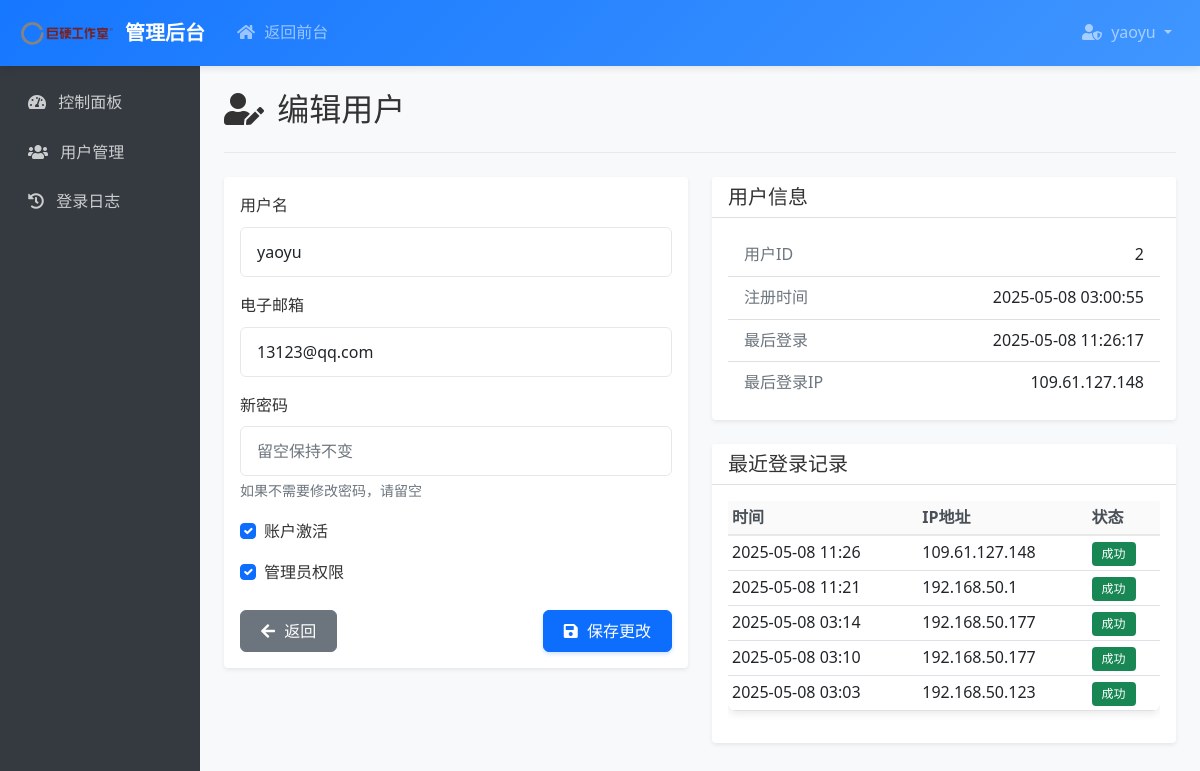
The page /admin/users/edit/2 (signed in) on the database its author committed.
### models.py (models this page shows, shortened)
class User(UserMixin, db.Model):
    id = db.Column(db.Integer, primary_key=True)
    username = db.Column(db.String(80), unique=True, nullable=False)
    email = db.Column(db.String(120), unique=True, nullable=False)
    password_hash = db.Column(db.String(128))
    created_at = db.Column(db.DateTime, default=get_beijing_time)
    is_active = db.Column(db.Boolean, default=True)
    is_admin = db.Column(db.Boolean, default=False)
    last_login_at = db.Column(db.DateTime, nullable=True)
    last_login_ip = db.Column(db.String(100), nullable=True)
    login_logs = db.relationship('LoginLog', backref='user', lazy='dynamic', cascade='all, delete-orphan')
    portfolios = db.relationship('UserPortfolio', backref='user', lazy='dynamic', cascade='all, delete-orphan')

class LoginLog(db.Model):
    id = db.Column(db.Integer, primary_key=True)
    user_id = db.Column(db.Integer, db.ForeignKey('user.id'), nullable=False)
    login_time = db.Column(db.DateTime, default=get_beijing_time)
    ip_address = db.Column(db.String(100))
    user_agent = db.Column(db.String(255))
    status = db.Column(db.String(20), default='success')  # success, failed

### app.py (the view, shortened to what this page needs)
@app.route('/admin/users/edit/<int:id>', methods=['GET', 'POST'])
@login_required
def admin_edit_user(id):
    if not current_user.is_admin:
        flash('您没有管理员权限', 'danger')
        return redirect(url_for('dashboard'))
    session['from_admin'] = True
    user = User.query.get_or_404(id)
    return render_template('admin/edit_user.html', user=user, LoginLog=LoginLog)

### app.py (called while the page is built)
@login_manager.user_loader
def load_user(user_id):
    return User.query.get(int(user_id))

### templates/admin/edit_user.html
{% extends "admin/base.html" %}
{% block content %}
<div class="admin-title">
    <h2><i class="fas fa-user-edit"></i> 编辑用户</h2>
</div>
<div class="row">
    <div class="col-md-8 col-lg-6">
        <div class="card shadow-sm">
            <div class="card-body">
                <form method="POST" action="{{ url_for('admin_edit_user', id=user.id) }}">
                    <div class="mb-3">
                        <label for="username" class="form-label">用户名</label>
                        <input type="text" class="form-control" id="username" name="username" value="{{ user.username }}" required>
                    </div>
                    <div class="mb-3">
                        <label for="email" class="form-label">电子邮箱</label>
                        <input type="email" class="form-control" id="email" name="email" value="{{ user.email }}" required>
                    </div>
                    <div class="mb-3">
                        <label for="new_password" class="form-label">新密码</label>
                        <input type="password" class="form-control" id="new_password" name="new_password" placeholder="留空保持不变">
                        <div class="form-text">如果不需要修改密码，请留空</div>
                    </div>
                    <div class="mb-3 form-check">
                        <input type="checkbox" class="form-check-input" id="is_active" name="is_active" {% if user.is_active %}checked{% endif %}>
                        <label class="form-check-label" for="is_active">账户激活</label>
                    </div>
                    <div class="mb-4 form-check">
                        <input type="checkbox" class="form-check-input" id="is_admin" name="is_admin" {% if user.is_admin %}checked{% endif %}>
                        <label class="form-check-label" for="is_admin">管理员权限</label>
                    </div>
                    <div class="d-flex justify-content-between">
                        <a href="{{ url_for('admin_users') }}" class="btn btn-secondary">
                            <i class="fas fa-arrow-left"></i> 返回
                        </a>
                        <button type="submit" class="btn btn-primary">
                            <i class="fas fa-save"></i> 保存更改
                        </button>
                    </div>
                </form>
            </div>
        </div>
    </div>
    <div class="col-md-4 col-lg-6">
        <div class="card shadow-sm mb-4">
            <div class="card-header bg-white">
                <h5 class="mb-0">用户信息</h5>
            </div>
            <div class="card-body">
                <ul class="list-group list-group-flush">
                    <li class="list-group-item d-flex justify-content-between">
                        <span class="text-muted">用户ID</span>
                        <span>{{ user.id }}</span>
                    </li>
                    <li class="list-group-item d-flex justify-content-between">
                        <span class="text-muted">注册时间</span>
                        <span>{{ user.created_at.strftime('%Y-%m-%d %H:%M:%S') }}</span>
                    </li>
                    <li class="list-group-item d-flex justify-content-between">
                        <span class="text-muted">最后登录</span>
                        <span>
                            {% if user.last_login_at %}
                            {{ user.last_login_at.strftime('%Y-%m-%d %H:%M:%S') }}
                            {% else %}
                            <span class="text-muted">从未登录</span>
                            {% endif %}
                        </span>
                    </li>
                    <li class="list-group-item d-flex justify-content-between">
                        <span class="text-muted">最后登录IP</span>
                        <span>{{ user.last_login_ip or '未知' }}</span>
                    </li>
                </ul>
            </div>
        </div>
        {% if user.login_logs.first() %}
        <div class="card shadow-sm">
            <div class="card-header bg-white">
                <h5 class="mb-0">最近登录记录</h5>
            </div>
            <div class="card-body">
                <div class="table-responsive">
                    <table class="table table-sm">
                        <thead>
                            <tr>
                                <th>时间</th>
                                <th>IP地址</th>
                                <th>状态</th>
                            </tr>
                        </thead>
                        <tbody>
                            {% for log in user.login_logs.order_by(LoginLog.login_time.desc()).limit(5).all() %}
                            <tr>
                                <td>{{ log.login_time.strftime('%Y-%m-%d %H:%M') }}</td>
                                <td>{{ log.ip_address }}</td>
                                <td>
                                    {% if log.status == 'success' %}
                                    <span class="badge bg-success">成功</span>
                                    {% else %}
                                    <span class="badge bg-danger">失败</span>
                                    {% endif %}
                                </td>
                            </tr>
                            {% endfor %}
                        </tbody>
                    </table>
                </div>
            </div>
        </div>
        {% endif %}
    </div>
</div>
{% endblock %}

### templates/admin/base.html (shortened to what this page needs)
<!DOCTYPE html>
<html lang="zh">
<head>
    <link href="https://cdn.jsdelivr.net/npm/bootstrap@5.1.3/dist/css/bootstrap.min.css" rel="stylesheet">
    <link href="https://cdn.jsdelivr.net/npm/@fortawesome/fontawesome-free@5.15.4/css/all.min.css" rel="stylesheet">
    <link href="{{ url_for('static', filename='css/style.css') }}" rel="stylesheet">
</head>
<body>
    <nav class="navbar navbar-expand-lg navbar-dark bg-primary">
        <div class="container-fluid">
            <a class="navbar-brand" href="{{ url_for('admin_dashboard') }}">
                <img src="{{ url_for('static', filename='images/logo.png') }}" alt="巨硬工作室" style="height: 40px;">
                <span>管理后台</span>
            </a>
            <div class="collapse navbar-collapse" id="navbarNav">
                <ul class="navbar-nav me-auto">
                    <li class="nav-item">
                        <a class="nav-link" href="{{ url_for('dashboard') }}">
                            <i class="fas fa-home"></i> 返回前台
                        </a>
                    </li>
                </ul>
                <ul class="navbar-nav">
                    <li class="nav-item dropdown">
                        <a class="nav-link dropdown-toggle" href="#" id="navbarDropdown" role="button" data-bs-toggle="dropdown">
                            <i class="fas fa-user-shield"></i> {{ current_user.username }}
                        </a>
                    </li>
                </ul>
            </div>
        </div>
    </nav>
    <div class="container-fluid">
        <div class="row">
            <div class="col-md-3 col-lg-2 admin-sidebar">
                <ul class="nav flex-column">
                    <li class="nav-item">
                        <a class="nav-link {% if request.endpoint == 'admin_dashboard' %}active{% endif %}" href="{{ url_for('admin_dashboard') }}">
                            <i class="fas fa-tachometer-alt"></i> 控制面板
                        </a>
                    </li>
                    <li class="nav-item">
                        <a class="nav-link {% if request.endpoint == 'admin_users' %}active{% endif %}" href="{{ url_for('admin_users') }}">
                            <i class="fas fa-users"></i> 用户管理
                        </a>
                    </li>
                    <li class="nav-item">
                        <a class="nav-link {% if request.endpoint == 'admin_login_logs' %}active{% endif %}" href="{{ url_for('admin_login_logs') }}">
                            <i class="fas fa-history"></i> 登录日志
                        </a>
                    </li>
                </ul>
            </div>
            <div class="col-md-9 col-lg-10 admin-content">
                {% block content %}{% endblock %}
            </div>
        </div>
    </div>
</body>
</html>

### static/css/style.css (style rules this page uses)
:root { --primary-color: #1677ff; --secondary-color: #4096ff; --success-color: #52c41a; --warning-color: #faad14; --danger-color: #ff4d4f; --text-color: #333; --text-secondary: #666; --border-color: #e8e8e8; --bg-color: #f5f5f5; --card-shadow: 0 2px 8px rgba(0, 0, 0, 0.1); --transition-speed: 0.3s; }
body { font-family: 'Segoe UI', Tahoma, Geneva, Verdana, sans-serif; background-color: #f8f9fa; color: var(--text-color); line-height: 1.6; }
.navbar { box-shadow: 0 2px 8px rgba(0, 0, 0, 0.1); background: linear-gradient(135deg, var(--primary-color), var(--secondary-color)) !important; }
.navbar-brand { font-weight: 600; font-size: 1.25rem; display: flex; align-items: center; }
.navbar-brand img { margin-right: 8px; transition: transform var(--transition-speed); }
.nav-link { font-weight: 500; padding: 0.5rem 1rem !important; transition: all var(--transition-speed); }
.card { transition: transform 0.3s ease, box-shadow 0.3s ease; border: none; }
.card-header { font-weight: 600; }
.btn { border-radius: 6px; font-weight: 500; padding: 0.5rem 1.25rem; transition: all var(--transition-speed); }
.btn-primary { background-color: #0d6efd; border-color: #0d6efd; box-shadow: 0 2px 4px rgba(13, 110, 253, 0.2); }
.form-control { border-radius: 6px; border: 1px solid var(--border-color); padding: 0.75rem 1rem; transition: all var(--transition-speed); }
.table { background: white; border-radius: 8px; overflow: hidden; box-shadow: var(--card-shadow); }
.table thead th { background-color: #fafafa; border-bottom: 2px solid var(--border-color); font-weight: 600; }
.bg-primary { background-color: #0d6efd !important; }
.table th { font-weight: 600; color: #495057; }
.badge { font-weight: 500; padding: 6px 10px; }
.fas { margin-right: 5px; }

### templates/admin/base.html (style rules this page uses)
.admin-sidebar { background-color: #343a40; min-height: calc(100vh - 56px); padding-top: 1rem; }
.admin-sidebar .nav-link { color: rgba(255, 255, 255, 0.75); padding: 0.75rem 1rem; border-radius: 0.25rem; margin-bottom: 0.5rem; }
.admin-sidebar .nav-link i { margin-right: 0.5rem; }
.admin-content { padding: 1.5rem; }
.admin-title { margin-bottom: 1.5rem; padding-bottom: 1rem; border-bottom: 1px solid #eaeaea; }

### rows shown on the page
User: username "yaoyu", email "13123@qq.com", is_active "☑", is_admin "☑", id "2", created_at "2025-05-08 03:00:55", last_login_at "2025-05-08 11:26:17", last_login_ip "109.61.127.148"
LoginLog: login_time "2025-05-08 11:26", ip_address "109.61.127.148", status "成功"
LoginLog: login_time "2025-05-08 11:21", ip_address "192.168.50.1", status "成功"
LoginLog: login_time "2025-05-08 03:14", ip_address "192.168.50.177", status "成功"
LoginLog: login_time "2025-05-08 03:10", ip_address "192.168.50.177", status "成功"
LoginLog: login_time "2025-05-08 03:03", ip_address "192.168.50.123", status "成功"
